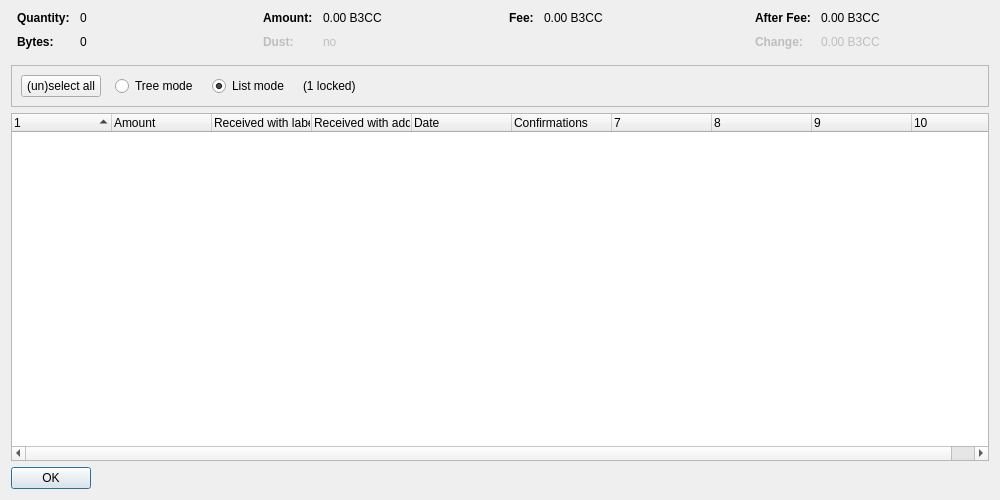
<?xml version="1.0" encoding="UTF-8"?>
<ui version="4.0">
 <class>CoinControlDialog</class>
 <widget class="QDialog" name="CoinControlDialog">
  <property name="geometry">
   <rect>
    <x>0</x>
    <y>0</y>
    <width>1000</width>
    <height>500</height>
   </rect>
  </property>
  <property name="windowTitle">
   <string>Coin Selection</string>
  </property>
  <layout class="QVBoxLayout" name="verticalLayout">
   <item>
    <layout class="QHBoxLayout" name="horizontalLayoutTop" stretch="0,0,0,0">
     <property name="topMargin">
      <number>0</number>
     </property>
     <property name="bottomMargin">
      <number>10</number>
     </property>
     <item>
      <layout class="QFormLayout" name="formLayoutCoinControl1">
       <property name="horizontalSpacing">
        <number>10</number>
       </property>
       <property name="verticalSpacing">
        <number>10</number>
       </property>
       <property name="leftMargin">
        <number>6</number>
       </property>
       <property name="rightMargin">
        <number>6</number>
       </property>
       <item row="0" column="0">
        <widget class="QLabel" name="labelCoinControlQuantityText">
         <property name="font">
          <font>
           <weight>75</weight>
           <bold>true</bold>
          </font>
         </property>
         <property name="text">
          <string>Quantity:</string>
         </property>
        </widget>
       </item>
       <item row="0" column="1">
        <widget class="QLabel" name="labelCoinControlQuantity">
         <property name="cursor">
          <cursorShape>IBeamCursor</cursorShape>
         </property>
         <property name="contextMenuPolicy">
          <enum>Qt::ActionsContextMenu</enum>
         </property>
         <property name="text">
          <string notr="true">0</string>
         </property>
         <property name="textInteractionFlags">
          <set>Qt::LinksAccessibleByMouse|Qt::TextSelectableByKeyboard|Qt::TextSelectableByMouse</set>
         </property>
        </widget>
       </item>
       <item row="1" column="0">
        <widget class="QLabel" name="labelCoinControlBytesText">
         <property name="font">
          <font>
           <weight>75</weight>
           <bold>true</bold>
          </font>
         </property>
         <property name="text">
          <string>Bytes:</string>
         </property>
        </widget>
       </item>
       <item row="1" column="1">
        <widget class="QLabel" name="labelCoinControlBytes">
         <property name="cursor">
          <cursorShape>IBeamCursor</cursorShape>
         </property>
         <property name="contextMenuPolicy">
          <enum>Qt::ActionsContextMenu</enum>
         </property>
         <property name="text">
          <string notr="true">0</string>
         </property>
         <property name="textInteractionFlags">
          <set>Qt::LinksAccessibleByMouse|Qt::TextSelectableByKeyboard|Qt::TextSelectableByMouse</set>
         </property>
        </widget>
       </item>
      </layout>
     </item>
     <item>
      <layout class="QFormLayout" name="formLayoutCoinControl2">
       <property name="horizontalSpacing">
        <number>10</number>
       </property>
       <property name="verticalSpacing">
        <number>10</number>
       </property>
       <property name="leftMargin">
        <number>6</number>
       </property>
       <property name="rightMargin">
        <number>6</number>
       </property>
       <item row="0" column="0">
        <widget class="QLabel" name="labelCoinControlAmountText">
         <property name="font">
          <font>
           <weight>75</weight>
           <bold>true</bold>
          </font>
         </property>
         <property name="text">
          <string>Amount:</string>
         </property>
        </widget>
       </item>
       <item row="0" column="1">
        <widget class="QLabel" name="labelCoinControlAmount">
         <property name="cursor">
          <cursorShape>IBeamCursor</cursorShape>
         </property>
         <property name="contextMenuPolicy">
          <enum>Qt::ActionsContextMenu</enum>
         </property>
         <property name="text">
          <string notr="true">0.00 B3CC</string>
         </property>
         <property name="textInteractionFlags">
          <set>Qt::LinksAccessibleByMouse|Qt::TextSelectableByKeyboard|Qt::TextSelectableByMouse</set>
         </property>
        </widget>
       </item>
       <item row="1" column="0">
        <widget class="QLabel" name="labelCoinControlLowOutputText">
         <property name="enabled">
          <bool>false</bool>
         </property>
         <property name="font">
          <font>
           <weight>75</weight>
           <bold>true</bold>
          </font>
         </property>
         <property name="text">
          <string>Dust:</string>
         </property>
        </widget>
       </item>
       <item row="1" column="1">
        <widget class="QLabel" name="labelCoinControlLowOutput">
         <property name="enabled">
          <bool>false</bool>
         </property>
         <property name="cursor">
          <cursorShape>IBeamCursor</cursorShape>
         </property>
         <property name="contextMenuPolicy">
          <enum>Qt::ActionsContextMenu</enum>
         </property>
         <property name="text">
          <string notr="true">no</string>
         </property>
         <property name="textInteractionFlags">
          <set>Qt::LinksAccessibleByMouse|Qt::TextSelectableByKeyboard|Qt::TextSelectableByMouse</set>
         </property>
        </widget>
       </item>
      </layout>
     </item>
     <item>
      <layout class="QFormLayout" name="formLayoutCoinControl3">
       <property name="horizontalSpacing">
        <number>10</number>
       </property>
       <property name="verticalSpacing">
        <number>10</number>
       </property>
       <property name="leftMargin">
        <number>6</number>
       </property>
       <property name="rightMargin">
        <number>6</number>
       </property>
       <item row="0" column="0">
        <widget class="QLabel" name="labelCoinControlFeeText">
         <property name="font">
          <font>
           <weight>75</weight>
           <bold>true</bold>
          </font>
         </property>
         <property name="text">
          <string>Fee:</string>
         </property>
        </widget>
       </item>
       <item row="0" column="1">
        <widget class="QLabel" name="labelCoinControlFee">
         <property name="cursor">
          <cursorShape>IBeamCursor</cursorShape>
         </property>
         <property name="contextMenuPolicy">
          <enum>Qt::ActionsContextMenu</enum>
         </property>
         <property name="text">
          <string notr="true">0.00 B3CC</string>
         </property>
         <property name="textInteractionFlags">
          <set>Qt::LinksAccessibleByMouse|Qt::TextSelectableByKeyboard|Qt::TextSelectableByMouse</set>
         </property>
        </widget>
       </item>
      </layout>
     </item>
     <item>
      <layout class="QFormLayout" name="formLayoutCoinControl4">
       <property name="horizontalSpacing">
        <number>10</number>
       </property>
       <property name="verticalSpacing">
        <number>10</number>
       </property>
       <property name="leftMargin">
        <number>6</number>
       </property>
       <property name="rightMargin">
        <number>6</number>
       </property>
       <item row="0" column="0">
        <widget class="QLabel" name="labelCoinControlAfterFeeText">
         <property name="font">
          <font>
           <weight>75</weight>
           <bold>true</bold>
          </font>
         </property>
         <property name="text">
          <string>After Fee:</string>
         </property>
        </widget>
       </item>
       <item row="0" column="1">
        <widget class="QLabel" name="labelCoinControlAfterFee">
         <property name="cursor">
          <cursorShape>IBeamCursor</cursorShape>
         </property>
         <property name="contextMenuPolicy">
          <enum>Qt::ActionsContextMenu</enum>
         </property>
         <property name="text">
          <string notr="true">0.00 B3CC</string>
         </property>
         <property name="textInteractionFlags">
          <set>Qt::LinksAccessibleByMouse|Qt::TextSelectableByKeyboard|Qt::TextSelectableByMouse</set>
         </property>
        </widget>
       </item>
       <item row="1" column="0">
        <widget class="QLabel" name="labelCoinControlChangeText">
         <property name="enabled">
          <bool>false</bool>
         </property>
         <property name="font">
          <font>
           <weight>75</weight>
           <bold>true</bold>
          </font>
         </property>
         <property name="text">
          <string>Change:</string>
         </property>
        </widget>
       </item>
       <item row="1" column="1">
        <widget class="QLabel" name="labelCoinControlChange">
         <property name="enabled">
          <bool>false</bool>
         </property>
         <property name="cursor">
          <cursorShape>IBeamCursor</cursorShape>
         </property>
         <property name="contextMenuPolicy">
          <enum>Qt::ActionsContextMenu</enum>
         </property>
         <property name="text">
          <string notr="true">0.00 B3CC</string>
         </property>
         <property name="textInteractionFlags">
          <set>Qt::LinksAccessibleByMouse|Qt::TextSelectableByKeyboard|Qt::TextSelectableByMouse</set>
         </property>
        </widget>
       </item>
      </layout>
     </item>
    </layout>
   </item>
   <item>
    <widget class="QFrame" name="frame">
     <property name="minimumSize">
      <size>
       <width>0</width>
       <height>40</height>
      </size>
     </property>
     <property name="frameShape">
      <enum>QFrame::StyledPanel</enum>
     </property>
     <property name="frameShadow">
      <enum>QFrame::Sunken</enum>
     </property>
     <layout class="QHBoxLayout" name="horizontalLayout">
      <item>
       <layout class="QHBoxLayout" name="horizontalLayoutPanel" stretch="0,0,0,0,0">
        <property name="spacing">
         <number>14</number>
        </property>
        <item>
         <widget class="QPushButton" name="pushButtonSelectAll">
          <property name="sizePolicy">
           <sizepolicy hsizetype="Maximum" vsizetype="Fixed">
            <horstretch>0</horstretch>
            <verstretch>0</verstretch>
           </sizepolicy>
          </property>
          <property name="text">
           <string>(un)select all</string>
          </property>
          <property name="autoDefault">
           <bool>false</bool>
          </property>
         </widget>
        </item>
        <item>
         <widget class="QRadioButton" name="radioTreeMode">
          <property name="sizePolicy">
           <sizepolicy hsizetype="Maximum" vsizetype="Fixed">
            <horstretch>0</horstretch>
            <verstretch>0</verstretch>
           </sizepolicy>
          </property>
          <property name="text">
           <string>Tree mode</string>
          </property>
         </widget>
        </item>
        <item>
         <widget class="QRadioButton" name="radioListMode">
          <property name="sizePolicy">
           <sizepolicy hsizetype="Maximum" vsizetype="Fixed">
            <horstretch>0</horstretch>
            <verstretch>0</verstretch>
           </sizepolicy>
          </property>
          <property name="text">
           <string>List mode</string>
          </property>
          <property name="checked">
           <bool>true</bool>
          </property>
         </widget>
        </item>
        <item>
         <widget class="QLabel" name="labelLocked">
          <property name="text">
           <string notr="true">(1 locked)</string>
          </property>
         </widget>
        </item>
        <item>
         <spacer name="horizontalSpacer">
          <property name="orientation">
           <enum>Qt::Horizontal</enum>
          </property>
          <property name="sizeHint" stdset="0">
           <size>
            <width>40</width>
            <height>20</height>
           </size>
          </property>
         </spacer>
        </item>
       </layout>
      </item>
     </layout>
    </widget>
   </item>
   <item>
    <widget class="CoinControlTreeWidget" name="treeWidget">
     <property name="contextMenuPolicy">
      <enum>Qt::CustomContextMenu</enum>
     </property>
     <property name="sortingEnabled">
      <bool>false</bool>
     </property>
     <property name="columnCount">
      <number>10</number>
     </property>
     <attribute name="headerShowSortIndicator" stdset="0">
      <bool>true</bool>
     </attribute>
     <attribute name="headerStretchLastSection">
      <bool>false</bool>
     </attribute>
     <column>
      <property name="text">
       <string/>
      </property>
     </column>
     <column>
      <property name="text">
       <string>Amount</string>
      </property>
     </column>
     <column>
      <property name="text">
       <string>Received with label</string>
      </property>
     </column>
     <column>
      <property name="text">
       <string>Received with address</string>
      </property>
     </column>
     <column>
      <property name="text">
       <string>Date</string>
      </property>
     </column>
     <column>
      <property name="text">
       <string>Confirmations</string>
      </property>
      <property name="toolTip">
       <string>Confirmed</string>
      </property>
     </column>
     <column>
      <property name="text">
       <string/>
      </property>
     </column>
     <column>
      <property name="text">
       <string/>
      </property>
     </column>
     <column>
      <property name="text">
       <string/>
      </property>
     </column>
     <column>
      <property name="text">
       <string/>
      </property>
     </column>
    </widget>
   </item>
   <item>
    <widget class="QDialogButtonBox" name="buttonBox">
     <property name="sizePolicy">
      <sizepolicy hsizetype="Maximum" vsizetype="Fixed">
       <horstretch>0</horstretch>
       <verstretch>0</verstretch>
      </sizepolicy>
     </property>
     <property name="orientation">
      <enum>Qt::Horizontal</enum>
     </property>
     <property name="standardButtons">
      <set>QDialogButtonBox::Ok</set>
     </property>
    </widget>
   </item>
  </layout>
 </widget>
 <customwidgets>
  <customwidget>
   <class>CoinControlTreeWidget</class>
   <extends>QTreeWidget</extends>
   <header>qt/coincontroltreewidget.h</header>
  </customwidget>
 </customwidgets>
 <resources/>
 <connections/>
</ui>
